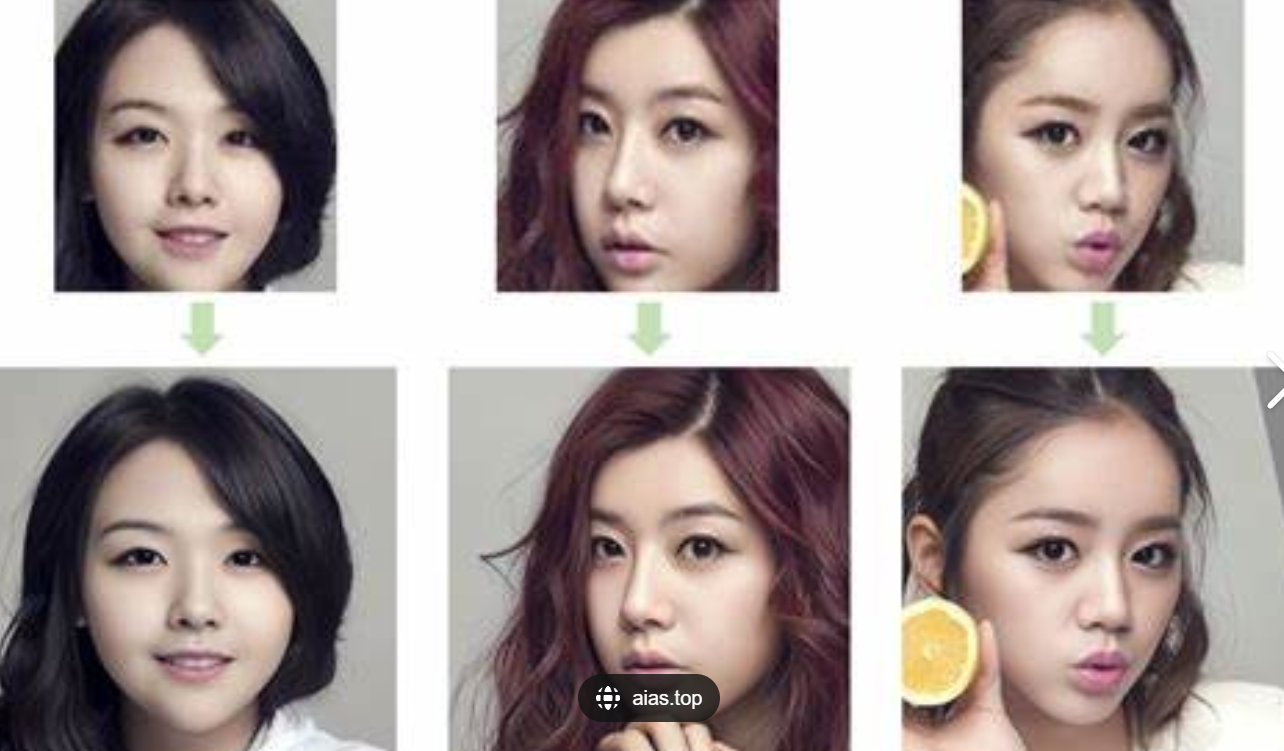
#> input picture picture/8.png, 1284 x 751 px
$ python -i contour_detection.py   (imports and definitions only)
#> lines starting #> are read from the running program, lines starting #| are printed output that depends on the picture; after the words box and inside, x2 and y2 are one past the last pixel; in counts of white or black regions, pixels touching at a corner belong together
# exercises/contour_detection.py
"""
练习：轮廓检测

描述：
使用 OpenCV 检测图像中的轮廓并将其绘制出来。

请补全下面的函数 `contour_detection`。
"""
import cv2
import numpy as np

def contour_detection(image_path):
    """
    使用 OpenCV 检测图像中的轮廓
    参数:
        image_path: 图像路径
    返回:
        tuple: (绘制轮廓的图像, 轮廓列表) 或 (None, None) 失败时
    """
    # 请在此处编写代码
    # 提示：
    # 1. 使用 cv2.imread() 读取图像。
    # 2. 检查图像是否成功读取。
    # 3. 使用 cv2.cvtColor() 转为灰度图。
    # 4. 使用 cv2.threshold() 进行二值化处理。
    # 5. 使用 cv2.findContours() 检测轮廓 (注意不同 OpenCV 版本的返回值)。
    # 6. 创建图像副本 img.copy() 用于绘制。
    # 7. 使用 cv2.drawContours() 在副本上绘制轮廓。
    # 8. 返回绘制后的图像和轮廓列表。
    # 9. 使用 try...except 处理异常。
    pass


import cv2
import numpy as np


def contour_detection(image_path):
#> called with image_path = '../picture/8.png'
    try:
        img = cv2.imread(image_path)
#> img is the input picture: shape (751, 1284, 3); mean B, G, R 155.1, 157.5, 169.9
        if img is None:
            return (None, None)
        gray = cv2.cvtColor(img, cv2.COLOR_BGR2GRAY)
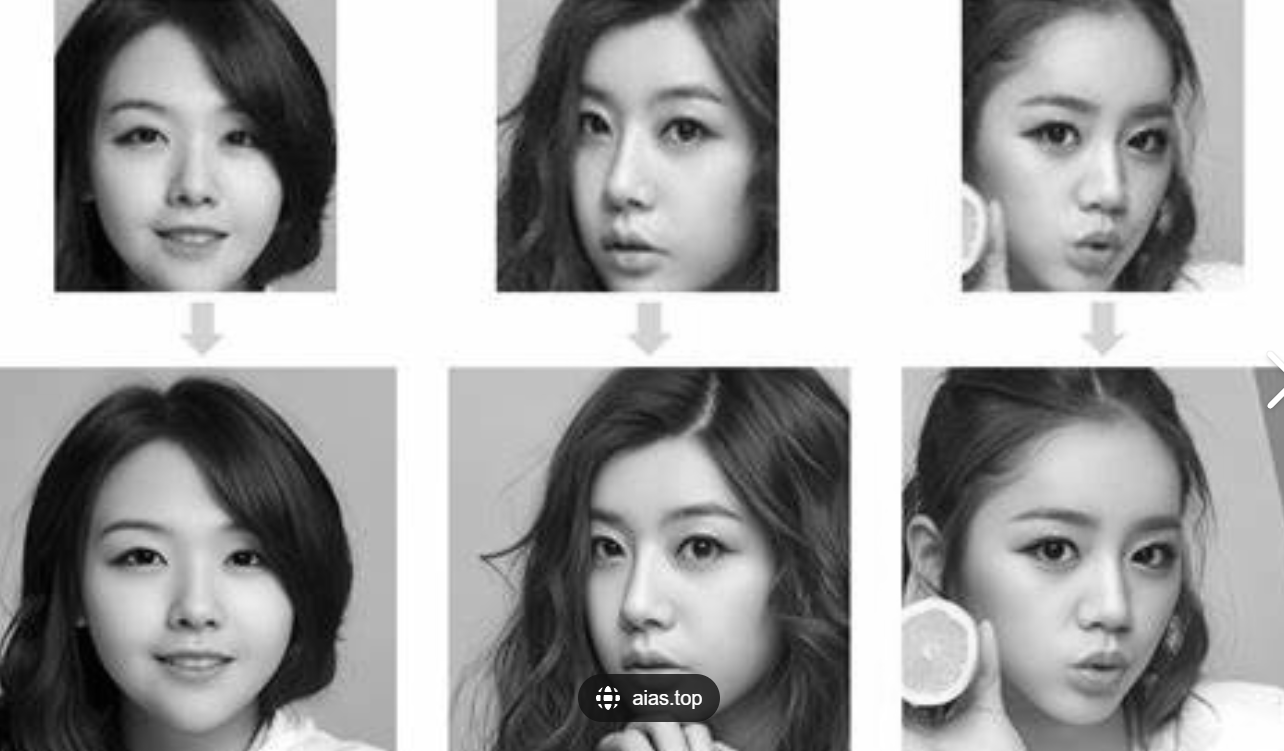
#> gray: shape (751, 1284); min 1, max 255, mean 160.9
        _, thresh = cv2.threshold(gray, 0, 255, cv2.THRESH_BINARY_INV + cv2.THRESH_OTSU)
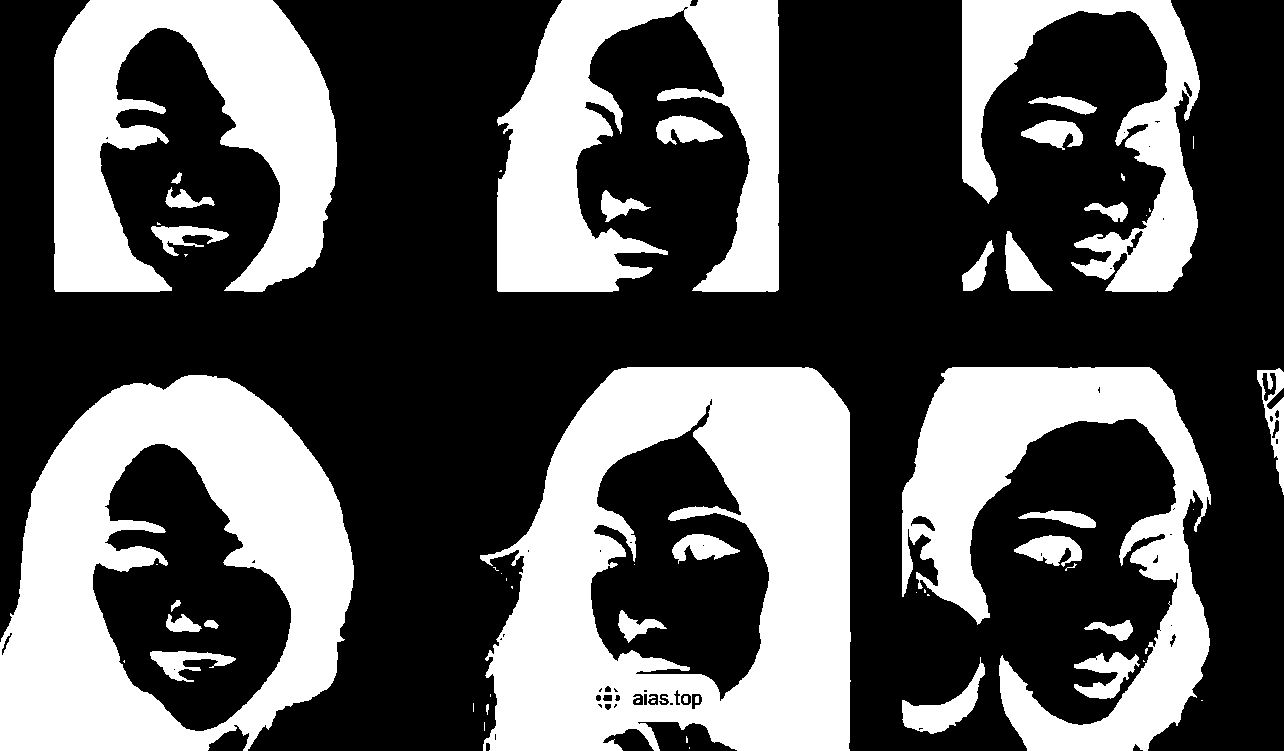
#> thresh: shape (751, 1284); 35.4% white; 60 white regions (27 under 20 px)
        result = cv2.findContours(thresh, cv2.RETR_EXTERNAL, cv2.CHAIN_APPROX_SIMPLE)
#> result = 47 contours, 25 with area under 20; largest, box (x1, y1, x2, y2) and area: (480, 367, 851, 751) 119565, (0, 375, 354, 751) 105828, (902, 367, 1211, 751) 46344, (54, 0, 337, 292) 45972, (497, 0, 779, 292) 43020

        if len(result) == 3:
            _, contours, hierarchy = result
        elif len(result)==2:
            contours,hierarchy=result
#> contours has the same summary as result
        else:
           raise ValueError("无有效返回值")


        result_img = img.copy()
        cv2.drawContours(result_img, contours, -1, (0, 255, 0), 2)
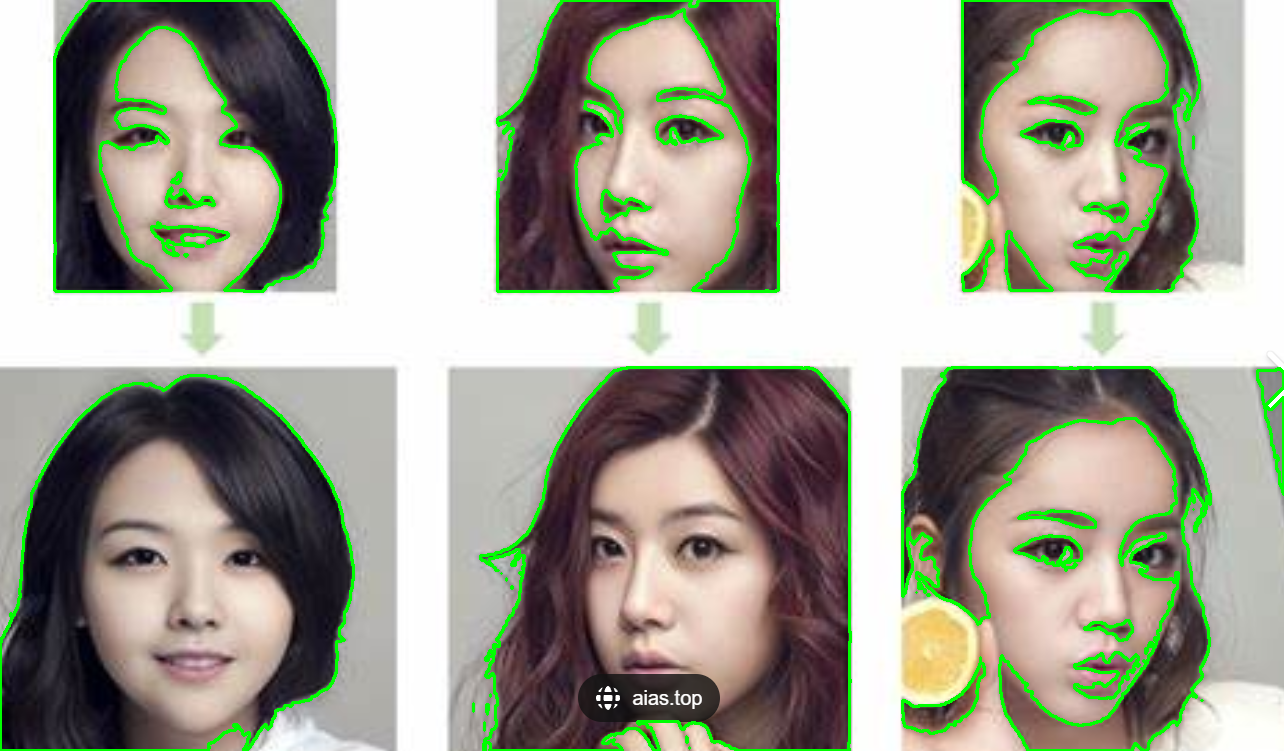
#> result_img: shape (751, 1284, 3); 4.88% of pixels changed, all inside (x1, y1, x2, y2) = (0, 0, 1284, 751)
        if not isinstance(contours,list):
            contours=list(contours)
        return (result_img, contours)

    except Exception as e:
        # 异常处理（如路径无效、图像损坏等）
        return (None, None)

>>> result = contour_detection('../picture/8.png')
